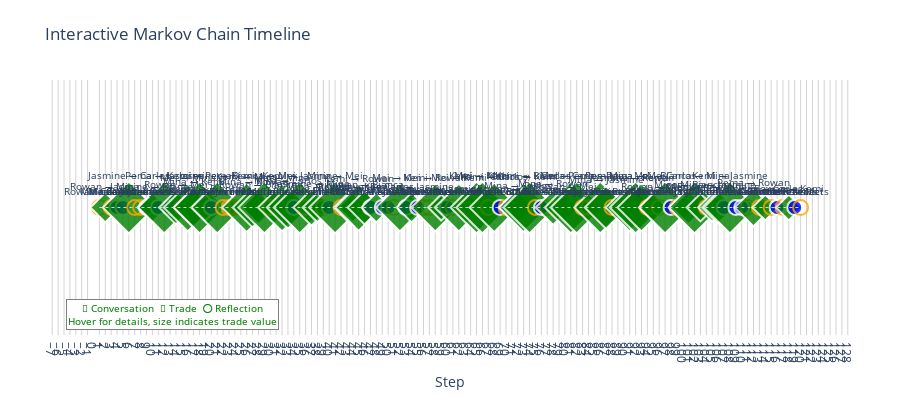

Notebook cell for this chart:
### Code cell
# Interactive Timeline View of Markov Chain Progression
def create_markov_timeline_visualization(results):
    """Create an interactive timeline showing the step-by-step Markov chain progression"""
    
    interactions = results.get('interaction_history', [])
    if not interactions:
        print("No interaction history found")
        return
    
    # Extract timeline data
    timeline_data = []
    
    for interaction in interactions:
        step = interaction.get('step', 0)
        
        if interaction.get('type') == 'conversation':
            participants = interaction.get('participants', [])
            if len(participants) == 2:
                from_agent, to_agent = participants[0], participants[1]
                
                # Check for trades
                trades = interaction.get('trades', [])
                trade_info = ""
                total_value = 0
                
                if trades:
                    for trade in trades:
                        if trade.get('executed') and trade.get('trade_details'):
                            trade_details = trade['trade_details']
                            items = trade_details.get('items', [])
                            actual_items = [item for item in items if item.get('name') != 'digital cash']
                            
                            total_value += sum(item.get('value', 0) for item in actual_items)
                            item_names = [item.get('name', '').replace('_', ' ').title() for item in actual_items]
                            trade_info = f"Trade: {', '.join(item_names)} (${total_value:.2f})"
                
                timeline_data.append({
                    'step': step,
                    'type': 'conversation',
                    'from': from_agent,
                    'to': to_agent,
                    'has_trade': len(trades) > 0,
                    'trade_value': total_value,
                    'trade_info': trade_info,
                    'description': f"{from_agent.split()[0]} → {to_agent.split()[0]}"
                })
                
        elif interaction.get('type') == 'reflection':
            agent = interaction.get('agent', '')
            if agent:
                timeline_data.append({
                    'step': step,
                    'type': 'reflection',
                    'from': agent,
                    'to': agent,
                    'has_trade': False,
                    'trade_value': 0,
                    'trade_info': "",
                    'description': f"{agent.split()[0]} reflects"
                })
    
    # Sort by step
    timeline_data.sort(key=lambda x: x['step'])
    
    # Create the timeline plot
    steps = [item['step'] for item in timeline_data]
    descriptions = [item['description'] for item in timeline_data]
    types = [item['type'] for item in timeline_data]
    trade_values = [item['trade_value'] for item in timeline_data]
    
    # Color mapping
    colors = []
    symbols = []
    sizes = []
    hover_texts = []
    
    for item in timeline_data:
        if item['type'] == 'reflection':
            colors.append('orange')
            symbols.append('circle-open')
            sizes.append(15)
            hover_text = f"<b>Step {item['step']}: Reflection</b><br>"
            hover_text += f"Agent: {item['from']}<br>"
            hover_text += "Action: Self-reflection"
        else:
            if item['has_trade']:
                colors.append('green')
                symbols.append('diamond')
                sizes.append(20 + min(item['trade_value']/5, 20))
                hover_text = f"<b>Step {item['step']}: Conversation + Trade</b><br>"
                hover_text += f"From: {item['from']}<br>"
                hover_text += f"To: {item['to']}<br>"
                hover_text += f"{item['trade_info']}"
            else:
                colors.append('blue')
                symbols.append('circle')
                sizes.append(15)
                hover_text = f"<b>Step {item['step']}: Conversation</b><br>"
                hover_text += f"From: {item['from']}<br>"
                hover_text += f"To: {item['to']}<br>"
                hover_text += "No trade occurred"
        
        hover_texts.append(hover_text)
    
    # Create the timeline figure
    fig = go.Figure()
    
    # Add the main timeline
    fig.add_trace(go.Scatter(
        x=steps,
        y=[1] * len(steps),  # All points on same y-level
        mode='markers+text',
        marker=dict(
            size=sizes,
            color=colors,
            symbol=symbols,
            line=dict(width=2, color='white'),
            opacity=0.8
        ),
        text=descriptions,
        textposition='top center',
        textfont=dict(size=10),
        hoverinfo='text',
        hovertext=hover_texts,
        name='Markov Chain Steps',
        showlegend=False
    ))
    
    # Add connecting lines
    fig.add_trace(go.Scatter(
        x=steps,
        y=[1] * len(steps),
        mode='lines',
        line=dict(color='lightgray', width=1, dash='dot'),
        hoverinfo='skip',
        showlegend=False
    ))
    
    # Add value annotations for trades
    for i, item in enumerate(timeline_data):
        if item['has_trade'] and item['trade_value'] > 0:
            fig.add_annotation(
                x=item['step'],
                y=1.15,
                text=f"${item['trade_value']:.0f}",
                showarrow=False,
                font=dict(size=9, color='green'),
                bgcolor='rgba(255,255,255,0.8)',
                bordercolor='green',
                borderwidth=1
            )
    
    # Update layout
    fig.update_layout(
        title='Interactive Markov Chain Timeline',
        xaxis_title='Step',
        xaxis=dict(
            tickmode='linear',
            dtick=1,
            showgrid=True,
            gridcolor='lightgray',
            gridwidth=1
        ),
        yaxis=dict(
            visible=False,
            range=[0.5, 1.5]
        ),
        height=400,
        margin=dict(t=80, b=60, l=50, r=50),
        annotations=[
            dict(
                text="🔵 Conversation  💎 Trade  ⭕ Reflection<br>Hover for details, size indicates trade value",
                showarrow=False,
                xref="paper", yref="paper",
                x=0.02, y=0.02,
                xanchor='left', yanchor='bottom',
                font=dict(size=10),
                bgcolor='rgba(255,255,255,0.8)',
                bordercolor='gray',
                borderwidth=1
            )
        ],
        plot_bgcolor='rgba(0,0,0,0)'
    )
    
    return fig

# Create and display the timeline visualization
timeline_fig = create_markov_timeline_visualization(results)
if timeline_fig:
    timeline_fig.show()
else:
    print("Could not create timeline visualization - no data available")
